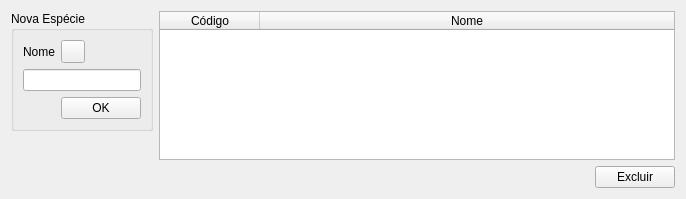
<?xml version="1.0" encoding="UTF-8"?>
<ui version="4.0">
 <class>ControlSpecies</class>
 <widget class="QWidget" name="ControlSpecies">
  <property name="geometry">
   <rect>
    <x>0</x>
    <y>0</y>
    <width>686</width>
    <height>199</height>
   </rect>
  </property>
  <property name="windowTitle">
   <string>Espécies</string>
  </property>
  <layout class="QGridLayout" name="gridLayout">
   <item row="0" column="0">
    <widget class="QGroupBox" name="groupBox">
     <property name="sizePolicy">
      <sizepolicy hsizetype="Maximum" vsizetype="Maximum">
       <horstretch>0</horstretch>
       <verstretch>0</verstretch>
      </sizepolicy>
     </property>
     <property name="title">
      <string>Nova Espécie</string>
     </property>
     <layout class="QGridLayout" name="gridLayout_2">
      <item row="0" column="0">
       <widget class="QLabel" name="label">
        <property name="text">
         <string>Nome</string>
        </property>
       </widget>
      </item>
      <item row="2" column="1">
       <widget class="QPushButton" name="insertSpecie">
        <property name="sizePolicy">
         <sizepolicy hsizetype="Maximum" vsizetype="Maximum">
          <horstretch>0</horstretch>
          <verstretch>0</verstretch>
         </sizepolicy>
        </property>
        <property name="text">
         <string>OK</string>
        </property>
       </widget>
      </item>
      <item row="1" column="0" colspan="2">
       <widget class="QLineEdit" name="name"/>
      </item>
      <item row="0" column="1">
       <widget class="QToolButton" name="importFile">
        <property name="toolTip">
         <string>Importar lista</string>
        </property>
        <property name="text">
         <string/>
        </property>
        <property name="icon">
         <iconset resource="../Application/resource.qrc">
          <normaloff>:/icons/file48x48.png</normaloff>:/icons/file48x48.png</iconset>
        </property>
       </widget>
      </item>
     </layout>
    </widget>
   </item>
   <item row="3" column="1">
    <layout class="QHBoxLayout" name="horizontalLayout">
     <item>
      <spacer name="horizontalSpacer">
       <property name="orientation">
        <enum>Qt::Horizontal</enum>
       </property>
       <property name="sizeHint" stdset="0">
        <size>
         <width>40</width>
         <height>20</height>
        </size>
       </property>
      </spacer>
     </item>
     <item>
      <widget class="QPushButton" name="b_excluir">
       <property name="sizePolicy">
        <sizepolicy hsizetype="Maximum" vsizetype="Maximum">
         <horstretch>0</horstretch>
         <verstretch>0</verstretch>
        </sizepolicy>
       </property>
       <property name="text">
        <string>Excluir</string>
       </property>
       <property name="icon">
        <iconset resource="../Application/resource.qrc">
         <normaloff>:/icons/remove16x16.png</normaloff>:/icons/remove16x16.png</iconset>
       </property>
      </widget>
     </item>
    </layout>
   </item>
   <item row="1" column="0" rowspan="3">
    <spacer name="verticalSpacer">
     <property name="orientation">
      <enum>Qt::Vertical</enum>
     </property>
     <property name="sizeHint" stdset="0">
      <size>
       <width>20</width>
       <height>40</height>
      </size>
     </property>
    </spacer>
   </item>
   <item row="0" column="1" rowspan="3">
    <widget class="QTableWidget" name="listSpecies">
     <property name="alternatingRowColors">
      <bool>true</bool>
     </property>
     <property name="selectionMode">
      <enum>QAbstractItemView::ExtendedSelection</enum>
     </property>
     <property name="selectionBehavior">
      <enum>QAbstractItemView::SelectRows</enum>
     </property>
     <attribute name="horizontalHeaderStretchLastSection">
      <bool>true</bool>
     </attribute>
     <column>
      <property name="text">
       <string>Código</string>
      </property>
     </column>
     <column>
      <property name="text">
       <string>Nome</string>
      </property>
     </column>
    </widget>
   </item>
  </layout>
 </widget>
 <resources>
  <include location="../Application/resource.qrc"/>
  <include location="../Application/resource.qrc"/>
  <include location="../Application/resource.qrc"/>
  <include location="../Application/resource.qrc"/>
  <include location="../Application/resource.qrc"/>
  <include location="../Application/resource.qrc"/>
 </resources>
 <connections/>
</ui>
